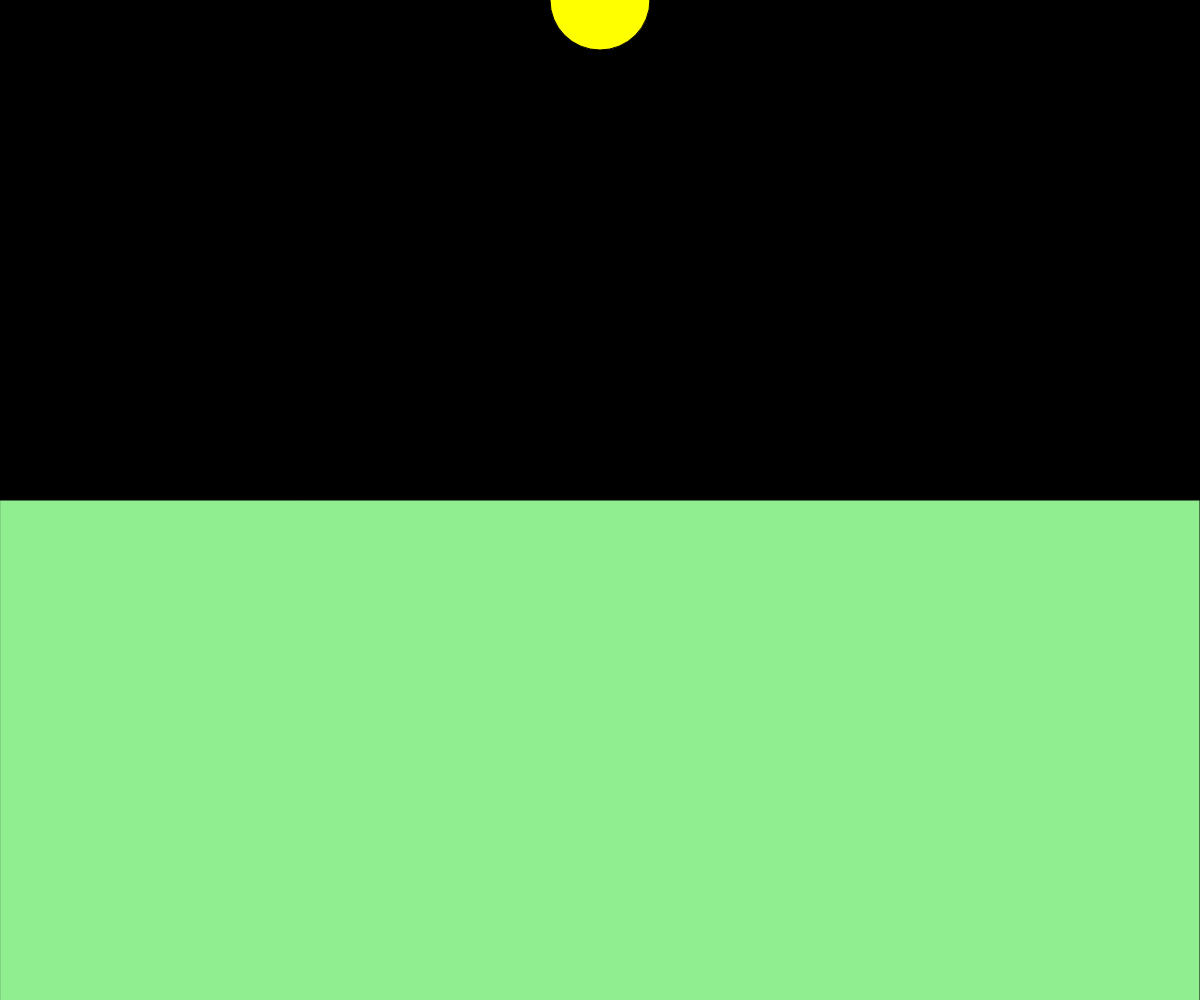
Frame 1 (no input)
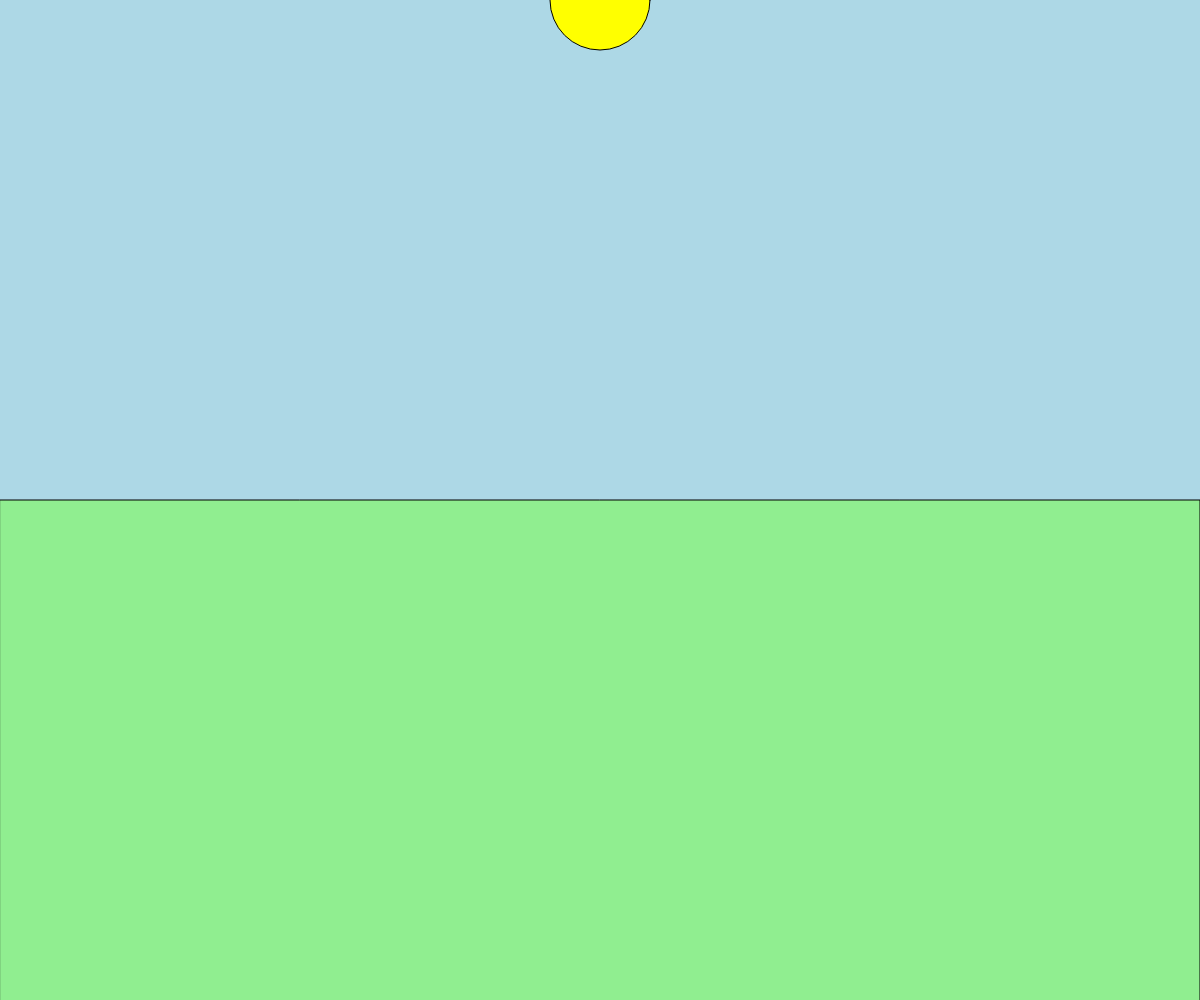
Frame 60 (no input)
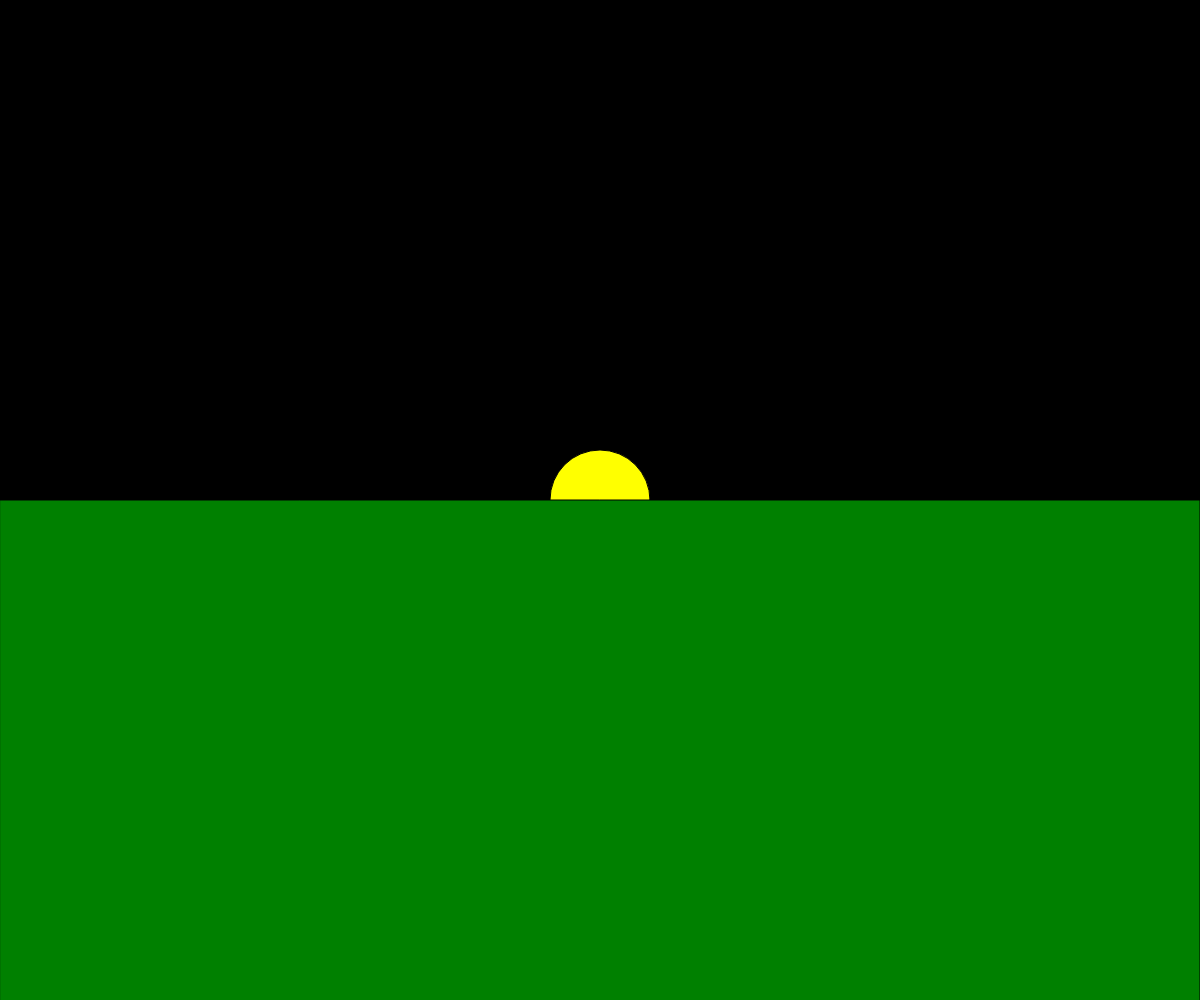
Frame 120 (the mouse pressed at the canvas centre since frame 60)

The p5.js sketch that drew these frames (run headless with seeded random() and noise() and a simulated clock; from frame 60 on, the mouse is pressed at the canvas centre):

// p5.js sketch
// ── sketch.js
//custom variables for y coordinate of sun & horizon
let sunHeight;
let horizon = 500;

function setup() {
  createCanvas(windowWidth, windowHeight);
}

function draw() {
  // set sky color - black for night and blue for day
  if(sunHeight < horizon){ 
    background('lightblue');
  } else {
    background(0);
  }

  //sun follows y-coordinate of mouse
  sunHeight = mouseY;
  console.log(sunHeight < horizon)

  //sun
  fill('yellow');
  circle(windowWidth/2, sunHeight, 100);

  //landscape
  if (sunHeight < horizon) {
    fill('lightgreen');
  } else {
    fill('green');
  }
  rect(0,horizon,windowWidth,windowHeight/2+30);
}
function windowResized() {
  resizeCanvas(windowWidth, windowHeight);
}
